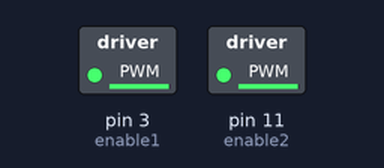
A sketch run on a simulated Arduino Uno, built with avr-gcc and run on an emulated ATmega328P. Parts: switched loads named in the sketch (green lamp = pin HIGH).

Above: at 0.05 s.
At 1.05 s:
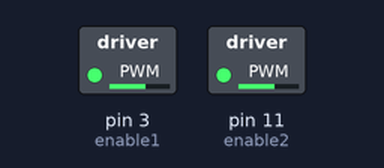
At 2.1 s:
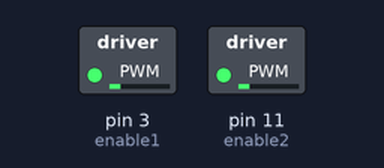
At 4.6 s:
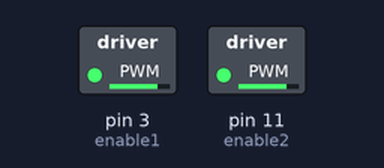
Timing chart, 0 to 6.8 s (numbered marks = the images above):
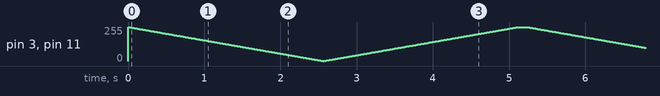

The sketch:

dosing_pump_test.ino
```cpp
//motor 1
int in1 = 8;
int in2 = 7;
//motor 2
int in3 = 6;
int in4 = 5;
//the following are all ~PWM capable ports
//Driver 1
int enable1 = 3;
int enable2 = 11;

void valveOpen(int s) {
  digitalWrite(in1, LOW);
  digitalWrite(in2, HIGH);
  analogWrite(enable1, s);
  digitalWrite(in3, LOW);
  digitalWrite(in4, HIGH);
  analogWrite(enable2, s);
}

void valveClose() {
  digitalWrite(in1, HIGH);
  digitalWrite(in2, LOW);
  analogWrite(enable1, 0x00);
  digitalWrite(in3, HIGH);
  digitalWrite(in4, LOW);
  analogWrite(enable2, 0x00);
}

void setup() {
  // put your setup code here, to run once:
  digitalWrite(in1, LOW);
  digitalWrite(in2, LOW);

  digitalWrite(in3, LOW);
  digitalWrite(in4, LOW);

  analogWrite(enable1, 0);
  analogWrite(enable2, 0);
}

void loop() {

  for(int i = 255;i > 0;i--){
    valveOpen(i);
    delay(10);
  }

  for(int i = 0;i <= 255;i++){
    valveOpen(i);
    delay(10);
  }

  delay(100);
}
```
